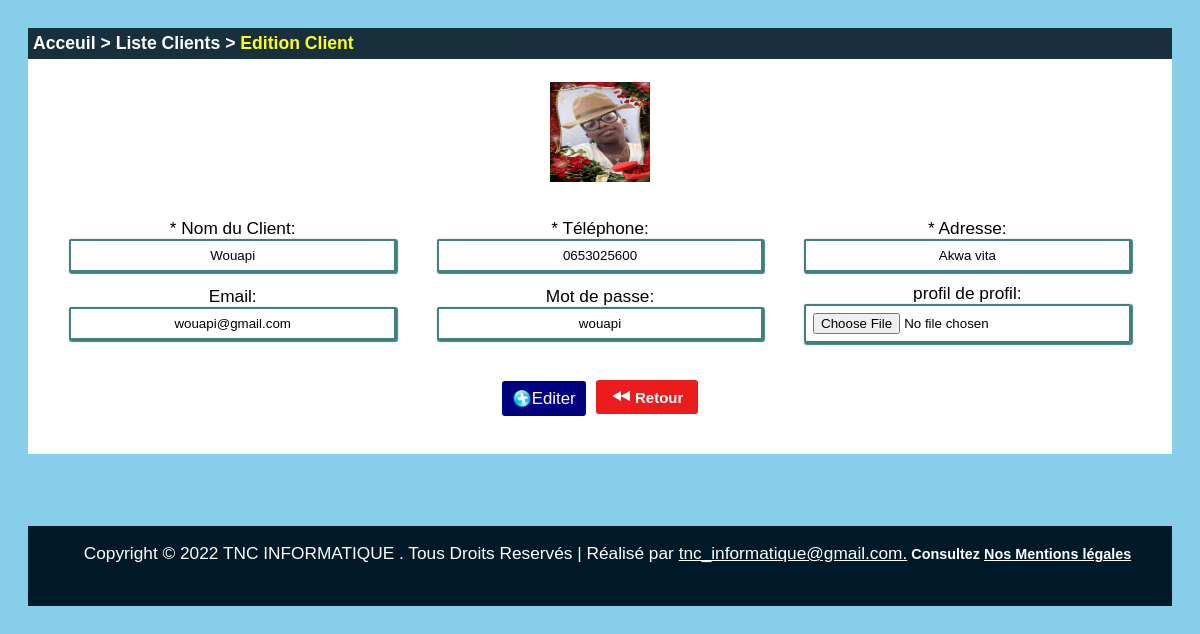
Page /admin/editer_client.php?id_client=13 on the committed database.
### tables this page shows
CREATE TABLE `client` (
  `id_client` mediumint(9) NOT NULL,
  `nom` varchar(220) DEFAULT NULL,
  `telephone` varchar(20) DEFAULT NULL,
  `email` varchar(220) DEFAULT NULL,
  `adresse` varchar(220) DEFAULT NULL,
  `photo_client` varchar(50) NOT NULL,
  `password` varchar(220) DEFAULT NULL
);

### admin/editer_client.php (the view, shortened to what this page needs)
<?php
include("includes/connect.php");
@$id_client = $_GET['id_client'];
$requete = "SELECT * FROM client WHERE id_client = '".$id_client."'";
$reponse = mysqli_query($db, $requete) or die("Echec de l'enregistrement");
$client = mysqli_fetch_array($reponse);
?>
<html>
	<head>
		<link rel="stylesheet" type="text/css" href="style.css" />
	</head>
	<body class="body_contenu">
		<div id="bloc">
		<h4><a href="statistiques.php">Acceuil</a> > <a href="clients.php">Liste Clients</a> > <a href="" class="lieu" href="">Edition Client</a></h4>
			<form action="" method="post" id="client" enctype="multipart/form-data">
				<center><h6><img src="../images/clients/<?php echo $client['photo_client']; ?>" width=100 height=100 /></h6></center>
				<p><label>* Nom du Client:</label> <input type="text" value="<?php echo $client['nom']; ?>" name="nom" size="15" class="champ" required /></p>
				<p><label>* Téléphone:</label> <input type="tel" value="<?php echo $client['telephone']; ?>" name="telephone" size="15" class="champ" required /></p>
				<p><label>* Adresse:</label> <input type="text" name="adresse" value="<?php echo $client['adresse']; ?>" size="25" class="champ" required /></p>
				<p><label> Email:</label> <input type="email" name="email" size="25" value="<?php echo $client['email']; ?>"  class="champ" required /></p>
				<p><label> Mot de passe:</label> <input type="text" value="<?php echo $client['password']; ?>" name="password" size="15" class="champ" required /></p>
				<p><label>profil de profil: <label><input type="file" name="avatar" class="champ" /></p><br/>
				<h3 class="send">
					<button type="submit" name="submit"><img src="images/add.png" /><i>Editer</i></button>
					<a href="eleves.php"><img src="images/retour.png" /> Retour</a>
				</h3><br/>
			</form>
		</div>
		<br/><br/><br/><br/>
<?php include("includes/pied.php"); ?>

### admin/style.css (style rules this page uses)
body { font-family: 'Century Gothic', Trebuchet MS, Arial, sans-serif; }
#bloc { background: #fff; }
#bloc h4 { font-size: 1.1em; opacity: 0.9; padding: 5px; color: white; background: rgb(0,25,40); }
#bloc h4 a { text-decoration: none; color: white; }
#bloc h4 a.lieu { color: yellow; }
#client { text-align: center; }
form#client { margin: 0; padding: 5px; background-color: #fff; }
form#client p { display: inline-block; width: 32%; margin-top: -5px; text-align: center; }
form#client input, .em, select, textarea { outline: none; border: 2px solid rgb(64, 128, 128); border-radius: 2px; padding: 7px; text-align: center; width: 90%; box-shadow: 1Px 1px 1px 1px rgb(64, 128, 128); }
form#client h6 { font-size: 1.08em; font-weight: normal; margin-top: -5px; }
input::placeholder { opacity: 0.5; color: black; }
form#client h3.send { text-align: center; }
form#client p label { color: black; font-size: 1.08em; }
form#client h3.send button[type=submit] { border: 0; color: white; font-size: 0.9em; background: rgb(0,0,128); border-radius: 3px; padding: 5px 10px; position: relative; top: 3.3px; margin-right: 5px; }
form#client h3.send button i { position: relative; top: -2px; border: 0; font-style: normal; }
form#client h3.send a { border: 0; color: white; text-decoration: none; font-size: 0.8em; background: rgb(237,28,28); border-radius: 3px; padding: 8.5px 15px; font-style: normal; }
form#client h3.send img { width: 20px; height: 20px; position: relative; top: 4px; }
.body_contenu { background-color: #87CEEB; padding: 20px; padding-bottom: 0px; }

### rows in the picture
client: photo_client (picture), nom "Wouapi", telephone "0653025600", adresse "Akwa vita", email "wouapi@gmail.com", password "wouapi"
